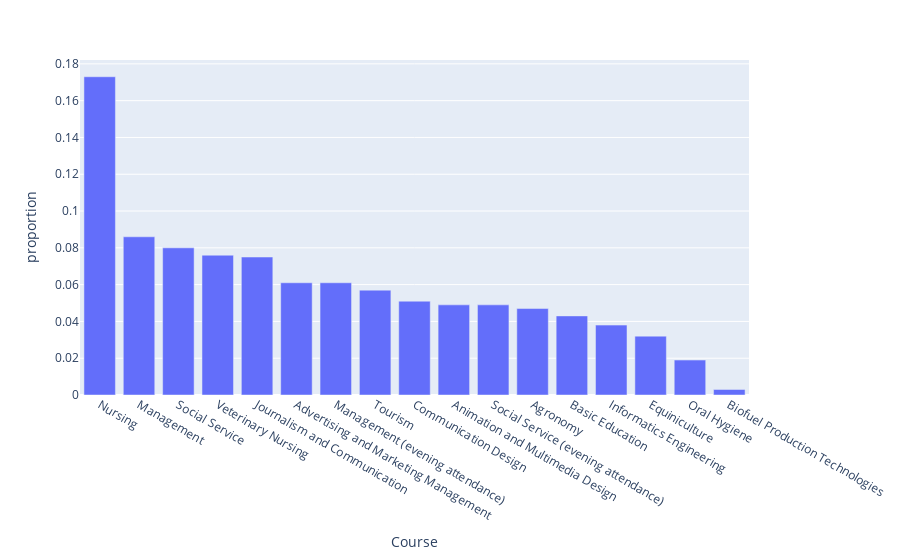

The code cell stored with this chart in its notebook:
### Code cell
top_courses = data['Course'].value_counts(sort=True, normalize=True).round(3).reset_index()
px.bar(top_courses, x='Course', y='proportion')

### Figure 1 — Plotly figure (JSON) as saved in the notebook; plotly's stock layout.template omitted (floating-point values rounded to 4 significant figures)
{"data": [{"hovertemplate": "Course=%{x}<br>proportion=%{y}<extra></extra>", "legendgroup": "", "marker": {"color": "#636efa", "pattern": {"shape": ""}}, "name": "", "orientation": "v", "showlegend": false, "textposition": "auto", "x": ["Nursing", "Management", "Social Service", "Veterinary Nursing", "Journalism and Communication", "Advertising and Marketing Management", "Management (evening attendance)", "Tourism", "Communication Design", "Animation and Multimedia Design", "Social Service (evening attendance)", "Agronomy", "Basic Education", "Informatics Engineering", "Equiniculture", "Oral Hygiene", "Biofuel Production Technologies"], "xaxis": "x", "y": [0.173, 0.086, 0.08, 0.076, 0.075, 0.061, 0.061, 0.057, 0.051, 0.049, 0.049, 0.047, 0.043, 0.038, 0.032, 0.019, 0.003], "yaxis": "y", "type": "bar"}], "layout": {"xaxis": {"anchor": "y", "domain": [0.0, 1.0], "title": {"text": "Course"}}, "yaxis": {"anchor": "x", "domain": [0.0, 1.0], "title": {"text": "proportion"}}, "legend": {"tracegroupgap": 0}, "margin": {"t": 60}, "barmode": "relative"}}
